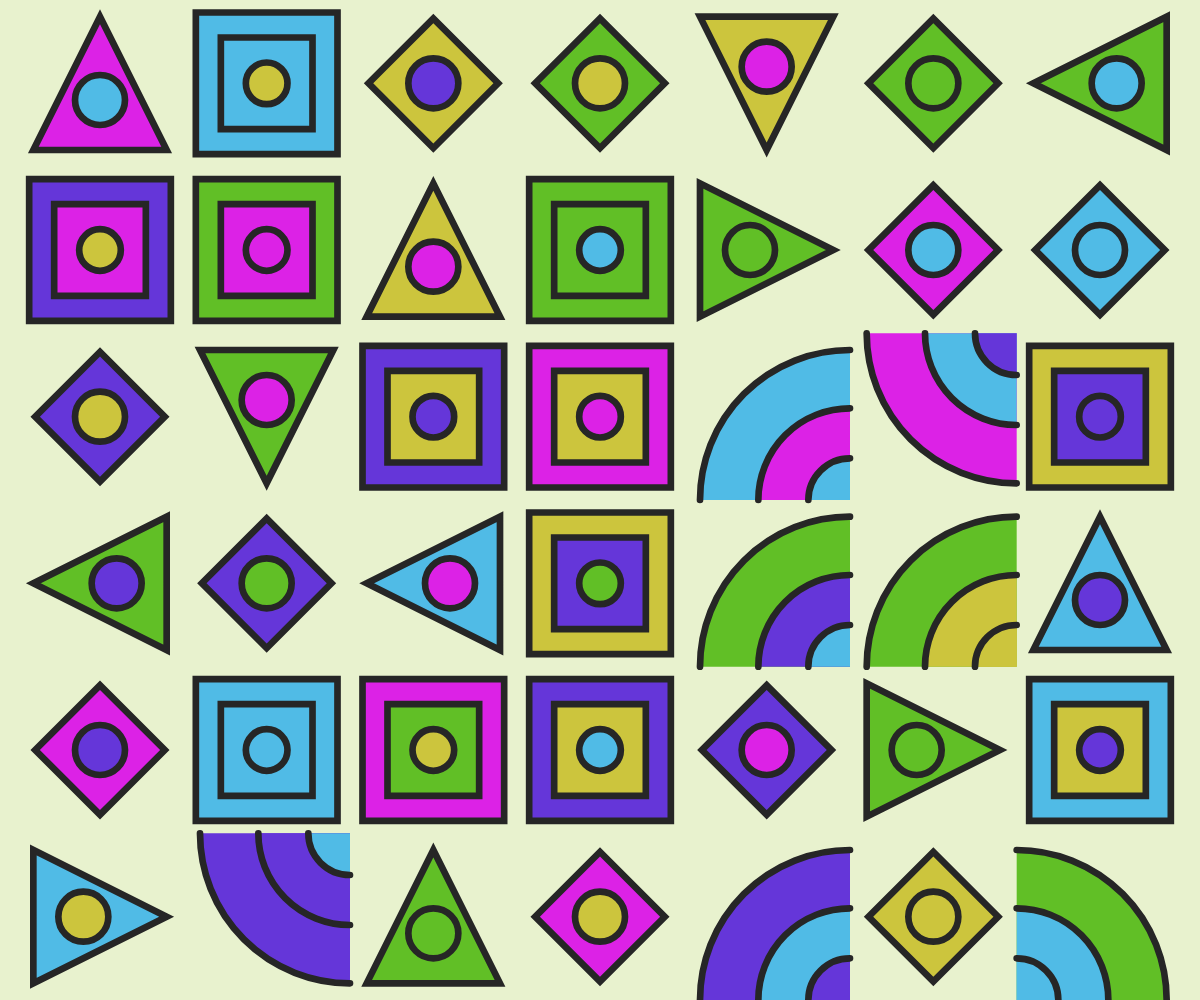
Frame 1 (no input)
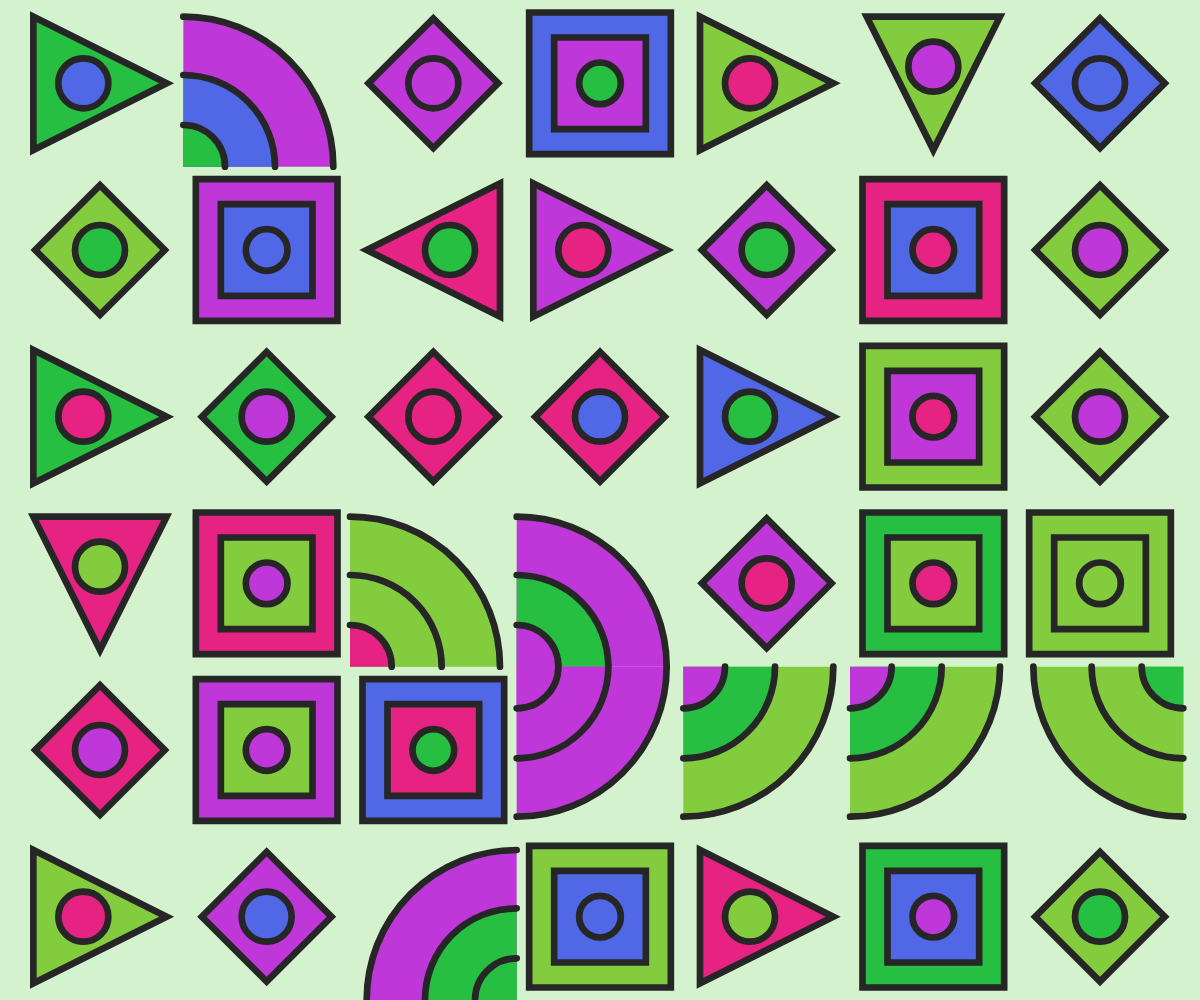
Frame 2 (the mouse pressed at the canvas centre, redrawn once)

The p5.js sketch that drew these frames (run headless with seeded random() and noise() and a simulated clock; the mouse was pressed at the canvas centre and the sketch redrawn once):

// p5.js sketch
// ── sketch.js
let cores = [];

function setup() {
  // 1. TAMANHO DINÂMICO DA TELA:
  // Usa a largura e altura totais da janela disponível no navegador
  createCanvas(windowWidth, windowHeight);

  // 2. SKETCH ESTÁTICO:
  // Impede que o p5.js execute a função draw() continuamente em loop
  noLoop();

  // Configura o modo de cor para HSB (Hue, Saturation, Brightness / Matiz, Saturação, Brilho)
  // Torna mais fácil criar paletas de cores equilibradas e harmoniosas
  colorMode(HSB, 360, 100, 100, 100);
}

function draw() {
  // --- GERANDO UMA PALETA DE CORES ALEATÓRIA ---
  let matizBase = random(360); // Escolhe uma cor principal aleatória (0 a 360)
  
  // Cor do fundo: tom suave baseado na cor oposta (complementar) da matiz base
  background((matizBase + 180) % 360, 15, 95);

  // Array de cores com variações de matiz e brilho
  cores = [
    color(matizBase, 75, 85),
    color((matizBase + 40) % 360, 85, 90),
    color((matizBase + 160) % 360, 70, 80),
    color((matizBase + 200) % 360, 80, 75),
    color((matizBase + 300) % 360, 65, 90)
  ];

  // --- ESPECIFICAÇÃO DE DIMENSÕES E GRADE ---
  // Descobre qual é a menor dimensão da tela (largura ou altura)
  // Isso garante que os elementos não fiquem distorcidos em telas na vertical ou horizontal
  let menorLado = min(width, height);

  // O tamanho de cada célula da grade é proporcional à tela (1/6 do menor lado)
  let tamanhoCélula = menorLado / 6;

  // Calcula quantas colunas e linhas cabem na área total da janela
  let colunas = floor(width / tamanhoCélula);
  let linhas = floor(height / tamanhoCélula);

  // ESPECIFICAÇÃO DE POSIÇÃO (Margens):
  // Calcula o espaço que sobrar nas bordas para centralizar perfeitamente a grade
  let margemX = (width - colunas * tamanhoCélula) / 2;
  let margemY = (height - linhas * tamanhoCélula) / 2;

  // Define o modo de desenho de retângulos/quadrados para o CENTRO das suas coordenadas
  rectMode(CENTER);

  // --- CONSTRUÇÃO DA GRADE GEOMÉTRICA ---
  // Loops aninhados para percorrer cada linha e coluna
  for (let i = 0; i < colunas; i++) {
    for (let j = 0; j < linhas; j++) {
      
      // ESPECIFICAÇÃO DE POSIÇÃO:
      // Ponto focal (X, Y) do centro da célula atual
      let posX = margemX + i * tamanhoCélula + tamanhoCélula / 2;
      let posY = margemY + j * tamanhoCélula + tamanhoCélula / 2;

      // ISOLAMENTO DE TRANSFORMAÇÕES (push / pop):
      // Salva o estado atual do sistema de coordenadas
      push();

      // Move a origem (0, 0) da tela para o centro da célula atual
      translate(posX, posY);

      // ESPECIFICAÇÃO DE INCLINAÇÃO E DIREÇÃO:
      // Sorteia uma orientação em ângulos retos (0°, 90°, 180°, 270°)
      let angulosPossiveis = [0, HALF_PI, PI, PI + HALF_PI];
      let inclinacao = random(angulosPossiveis);
      rotate(inclinacao); // Aplica a rotação ao redor do centro da célula

      // Configuração de estilo dos contornos
      stroke(0, 0, 15); // Cor escura para os contornos
      strokeWeight(tamanhoCélula * 0.04); // Espessura proporcional ao tamanho da célula

      // SORTEIO DA FORMA GEOMÉTRICA (0, 1, 2 ou 3)
      let tipoElemento = floor(random(4));

      if (tipoElemento === 0) {
        // --- TIPO 0: Quadrados Concêntricos com Círculo ---
        fill(random(cores));
        square(0, 0, tamanhoCélula * 0.85);

        fill(random(cores));
        square(0, 0, tamanhoCélula * 0.55);

        fill(random(cores));
        circle(0, 0, tamanhoCélula * 0.25);

      } else if (tipoElemento === 1) {
        // --- TIPO 1: Arcos em Camadas (Leque Canto) ---
        fill(random(cores));
        // Desenha um arco a partir do canto superior esquerdo da célula (-tamanho/2, -tamanho/2)
        arc(-tamanhoCélula / 2, -tamanhoCélula / 2, tamanhoCélula * 1.8, tamanhoCélula * 1.8, 0, HALF_PI);

        fill(random(cores));
        arc(-tamanhoCélula / 2, -tamanhoCélula / 2, tamanhoCélula * 1.1, tamanhoCélula * 1.1, 0, HALF_PI);

        fill(random(cores));
        arc(-tamanhoCélula / 2, -tamanhoCélula / 2, tamanhoCélula * 0.5, tamanhoCélula * 0.5, 0, HALF_PI);

      } else if (tipoElemento === 2) {
        // --- TIPO 2: Triângulo Direcionado e Círculo Off-Center ---
        fill(random(cores));
        triangle(
          -tamanhoCélula * 0.4,  tamanhoCélula * 0.4,
           tamanhoCélula * 0.4,  tamanhoCélula * 0.4,
           0,                   -tamanhoCélula * 0.4
        );

        fill(random(cores));
        circle(0,  tamanhoCélula * 0.1, tamanhoCélula * 0.3);

      } else {
        // --- TIPO 3: Losango Rotacionado (45°) e Cruz Direcional ---
        fill(random(cores));
        push();
        rotate(QUARTER_PI); // Adiciona mais 45 graus de inclinação
        square(0, 0, tamanhoCélula * 0.55);
        pop();

        fill(random(cores));
        circle(0, 0, tamanhoCélula * 0.3);
      }

      // Restaura a origem e rotação para o padrão da tela antes de ir para a próxima célula
      pop();
    }
  }
}

// --- ADAPTAÇÃO AUTOMÁTICA AO REDIMENSIONAR ---
// Esta função nativa do p5.js roda sempre que a janela do navegador muda de tamanho
function windowResized() {
  resizeCanvas(windowWidth, windowHeight);
  redraw(); // Força a execução do draw() uma única vez para gerar um novo layout proporcional
}
